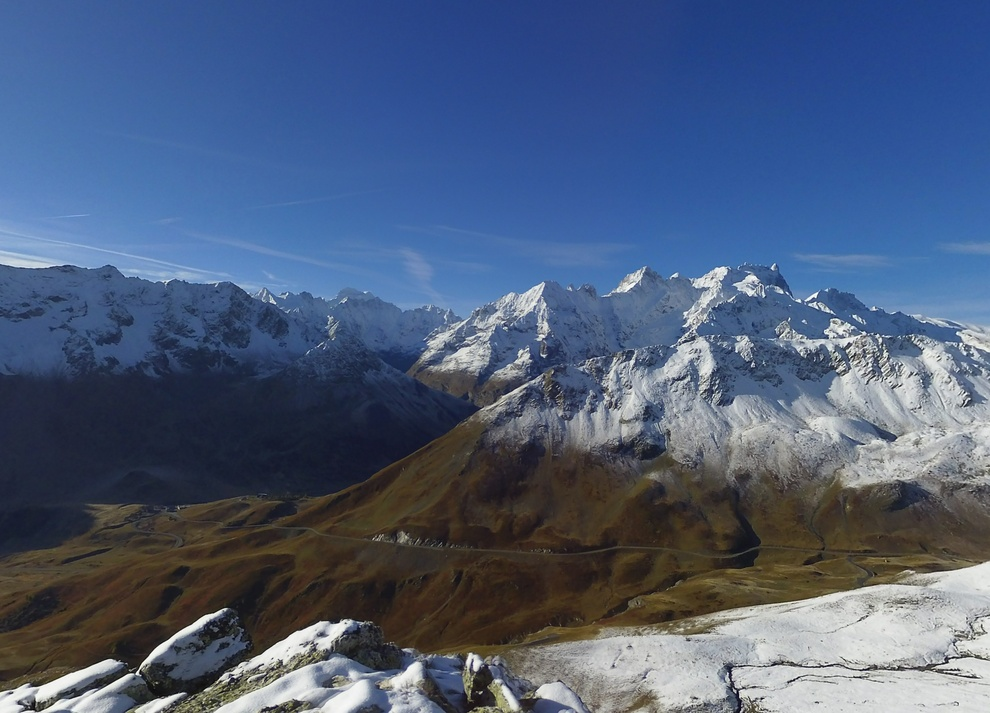
#> input picture decoup/test/10-22-centre.jpg, 990 x 713 px, shrunk from 7360 x 5300 before the run, found by its file name
$ python segment.py
#> lines starting #> are read from the running program, lines starting #| are printed output that depends on the picture; after the words box and inside, x2 and y2 are one past the last pixel; in counts of white or black regions, pixels touching at a corner belong together
import cv2
import numpy as np

image_path = "/Users/placideneuilly/Desktop/stage-neige/projgit/decoup/test/10-22-centre.jpg"

image = cv2.imread(image_path)
#> image is the input picture: shape (713, 990, 3); mean B, G, R 121.9, 93, 76.6
hauteur, _, _ = image.shape

# CLAHE pour égaliser

# LAB pour ne pas toucher aux couleurs
lab = cv2.cvtColor(image, cv2.COLOR_BGR2LAB)
#> lab: shape (713, 990, 3); mean of channels 0, 1, 2 99.2, 132.1, 110.6
l, a, b = cv2.split(lab)
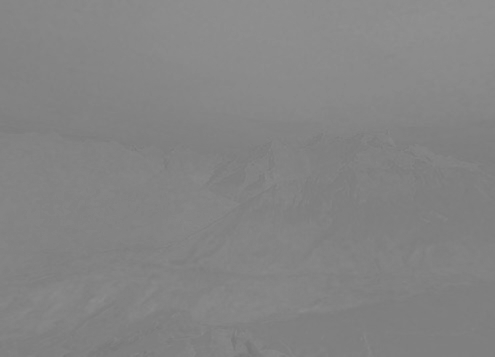
#> a: shape (713, 990) (shown at 1/2 size); min 118, max 144, mean 132.1
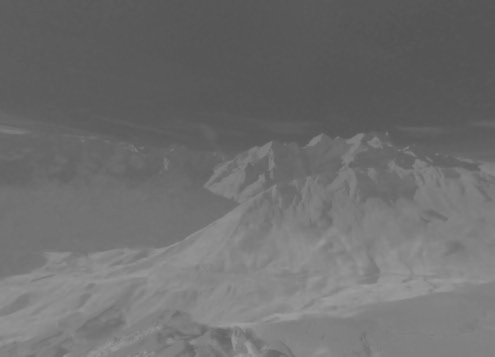
#> b: shape (713, 990) (shown at 1/2 size); min 83, max 159, mean 110.6


clahe = cv2.createCLAHE(clipLimit=3.0, tileGridSize=(8, 8))
cl = clahe.apply(l)
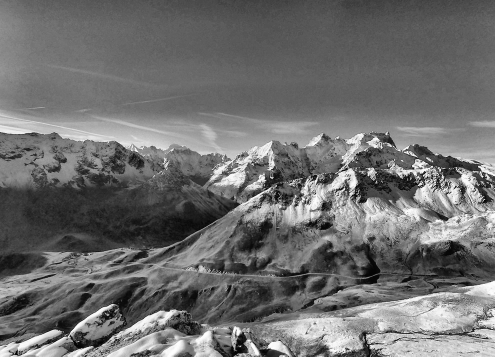
#> cl: shape (713, 990) (shown at 1/2 size); min 0, max 255, mean 110.5

# Recomposition de l'image améliorée
limg = cv2.merge((cl, a, b))
#> limg: shape (713, 990, 3); mean of channels 0, 1, 2 110.5, 132.1, 110.6
image_egalisee = cv2.cvtColor(limg, cv2.COLOR_LAB2BGR)
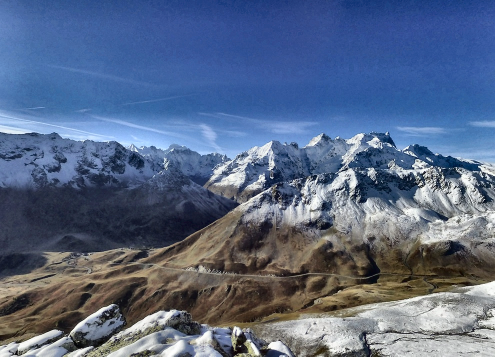
#> image_egalisee: shape (713, 990, 3) (shown at 1/2 size); mean B, G, R 132.8, 103.9, 88

# détection HSV
image_hsv = cv2.cvtColor(image_egalisee, cv2.COLOR_BGR2HSV)
#> image_hsv: shape (713, 990, 3); mean H, S, V 86.3, 105.3, 138.4

snow_mask_sun = cv2.inRange(image_hsv, (0,0,180), (180, 50, 255))
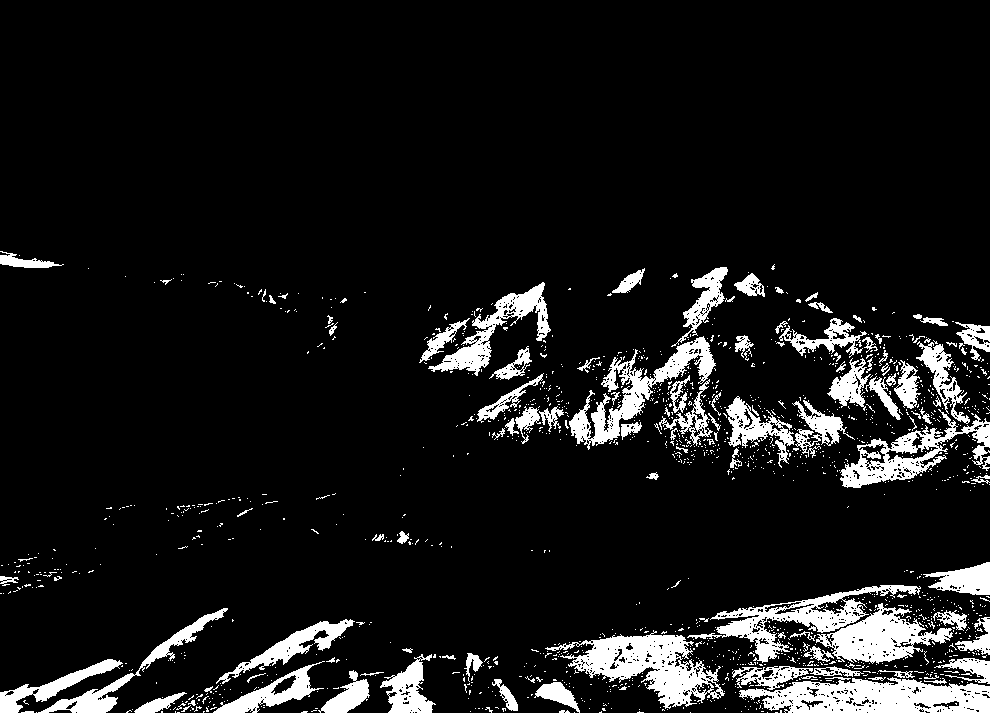
#> snow_mask_sun: shape (713, 990); 9.4% white; 1467 white regions (1350 under 20 px), largest, box (x1, y1, x2, y2) and area: (739, 677, 990, 713) 6152, (545, 630, 725, 709) 5606, (569, 336, 716, 450) 4123
snow_mask_dark = cv2.inRange(image_hsv, (75, 2, 85), (135, 160, 170))
#> snow_mask_dark: shape (713, 990); 20.8% white; 3239 white regions (3021 under 20 px), largest, box (x1, y1, x2, y2) and area: (0, 0, 624, 230) 48037, (0, 264, 709, 452) 43535, (725, 359, 990, 477) 8527

final_mask = cv2.bitwise_or(snow_mask_sun, snow_mask_dark)
#> final_mask: shape (713, 990); 30.3% white; 2399 white regions (2263 under 20 px), largest, box (x1, y1, x2, y2) and area: (0, 251, 990, 498) 96011, (0, 0, 624, 230) 48037, (545, 562, 990, 713) 30827

# on enlève le ciel
sky_limit = int(hauteur * 0.46)
final_mask[:sky_limit, :] = 0
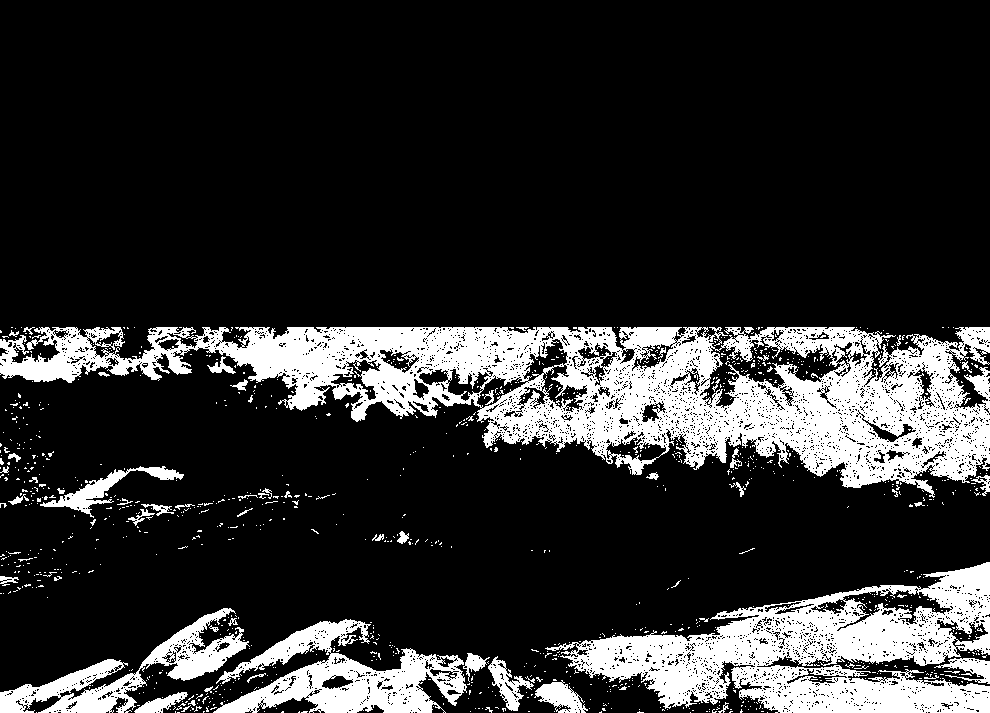
#> final_mask: shape (713, 990); 18.2% white; 1074 white regions (1013 under 20 px), largest, box (x1, y1, x2, y2) and area: (0, 327, 990, 498) 69654, (545, 562, 990, 713) 30827, (213, 619, 467, 713) 10624

cv2.imshow("image", image)
cv2.imshow("masque neige", final_mask)
cv2.waitKey(0)
cv2.destroyAllWindows()

$ run again, with decoup/test/06-15-centre.jpg copied over decoup/test/10-22-centre.jpg
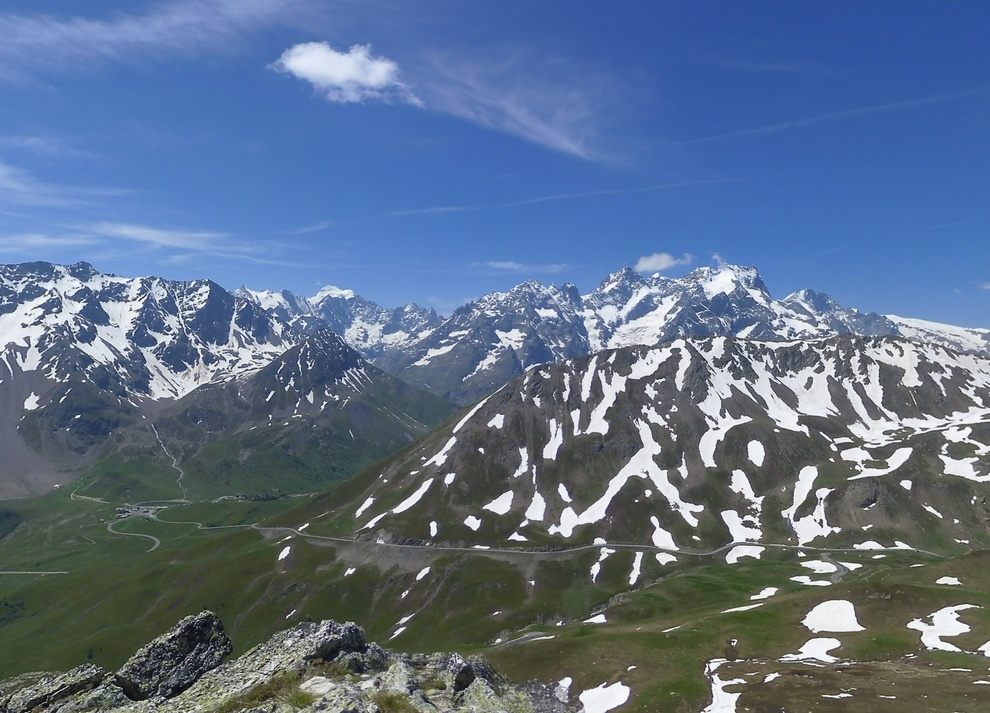
#> input picture decoup/test/06-15-centre.jpg, 990 x 713 px, shrunk from 7360 x 5300 before the run, found by its file name
#> image is the input picture: shape (713, 990, 3); mean B, G, R 138.1, 112, 93
#> lab: shape (713, 990, 3); mean of channels 0, 1, 2 118.5, 129.5, 112.3
#> limg: shape (713, 990, 3); mean of channels 0, 1, 2 117, 129.5, 112.3
#> image_hsv: shape (713, 990, 3); mean H, S, V 87.4, 95.2, 141.6
#> `snow_mask_sun = cv2.inRange(image_hsv, (0,0,180), (180, 50, 255))`:
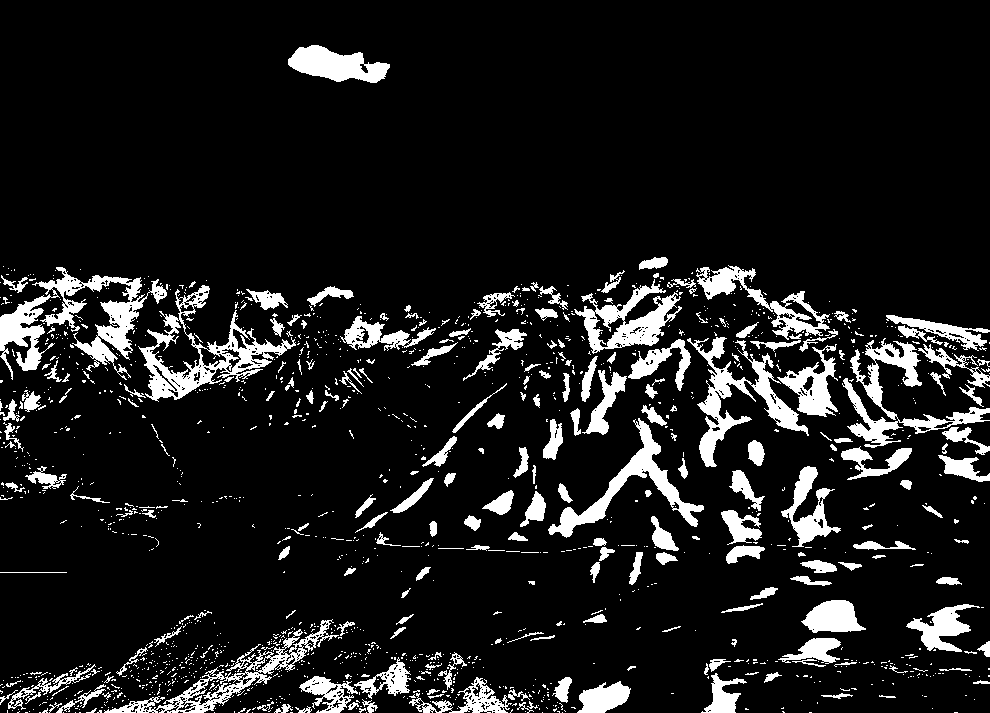
#> snow_mask_sun: shape (713, 990); 10.9% white; 1529 white regions (1291 under 20 px), largest, box (x1, y1, x2, y2) and area: (0, 267, 167, 380) 5813, (138, 285, 296, 402) 4379, (687, 337, 809, 467) 3805
#> snow_mask_dark: shape (713, 990); 13% white; 3649 white regions (3359 under 20 px), largest, box (x1, y1, x2, y2) and area: (0, 280, 604, 510) 45027, (625, 275, 718, 458) 3730, (118, 0, 338, 66) 2628
#> `final_mask[:sky_limit, :] = 0`:
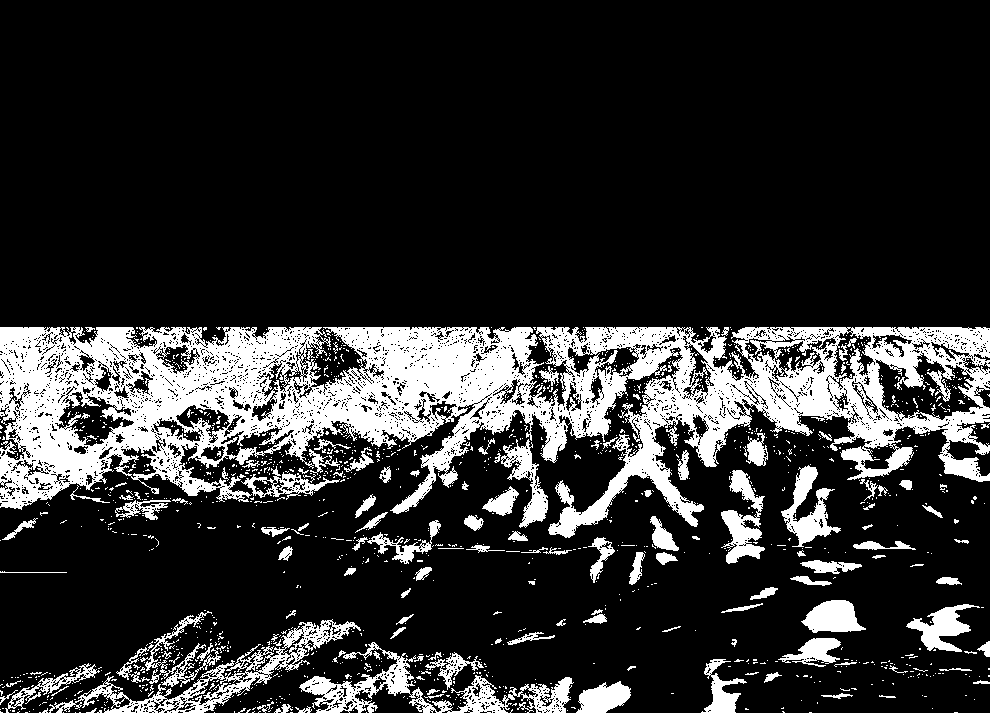
#> final_mask: shape (713, 990); 18.5% white; 1364 white regions (1226 under 20 px), largest, box (x1, y1, x2, y2) and area: (0, 327, 990, 538) 91169, (299, 642, 574, 713) 4909, (49, 619, 361, 713) 4678

$ run again, with decoup/test/06-18-centre.jpg copied over decoup/test/10-22-centre.jpg
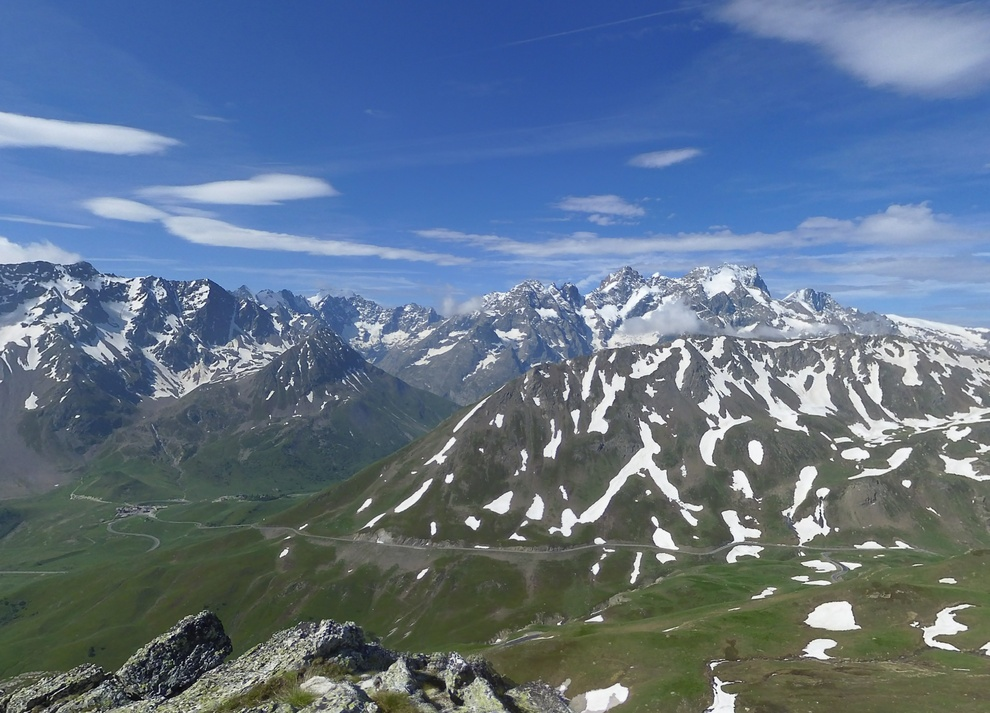
#> input picture decoup/test/06-18-centre.jpg, 990 x 713 px, shrunk from 7360 x 5300 before the run, found by its file name
#> image is the input picture: shape (713, 990, 3); mean B, G, R 137.2, 115.4, 96.5
#> lab: shape (713, 990, 3); mean of channels 0, 1, 2 121.8, 128.4, 114.6
#> limg: shape (713, 990, 3); mean of channels 0, 1, 2 117.9, 128.4, 114.6
#> image_hsv: shape (713, 990, 3); mean H, S, V 84.6, 95.1, 139.7
#> `snow_mask_sun = cv2.inRange(image_hsv, (0,0,180), (180, 50, 255))`:
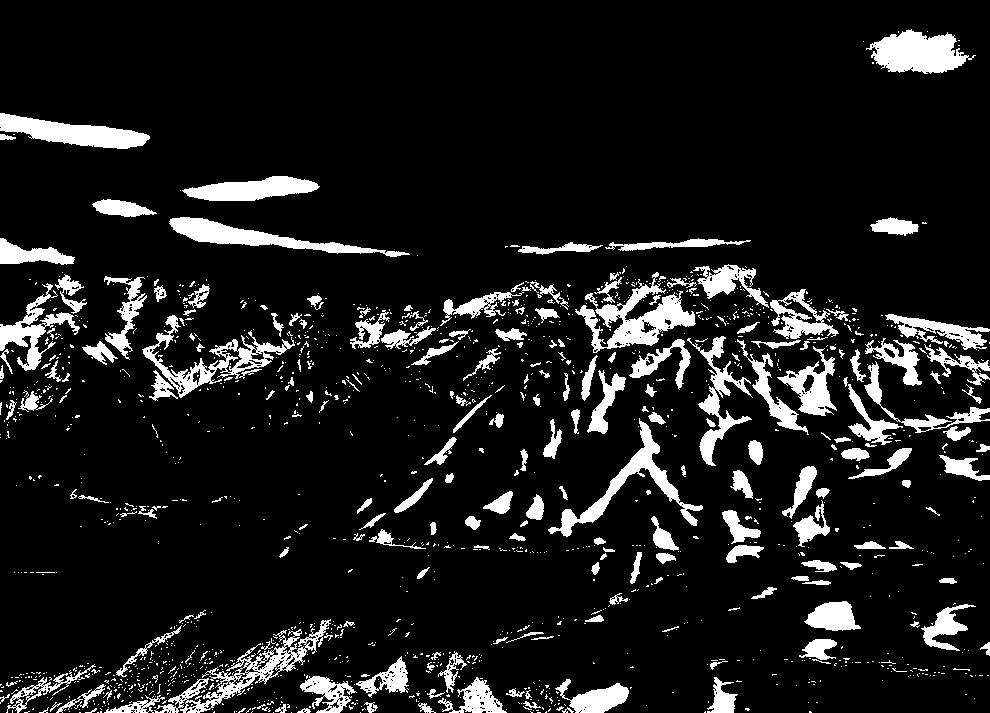
#> snow_mask_sun: shape (713, 990); 10.8% white; 1490 white regions (1271 under 20 px), largest, box (x1, y1, x2, y2) and area: (575, 272, 696, 353) 3372, (866, 29, 976, 74) 3023, (154, 619, 331, 713) 2897
#> snow_mask_dark: shape (713, 990); 14.5% white; 3395 white regions (3120 under 20 px), largest, box (x1, y1, x2, y2) and area: (0, 282, 583, 516) 48237, (0, 138, 298, 216) 4123, (652, 269, 786, 346) 2976
#> `final_mask[:sky_limit, :] = 0`:
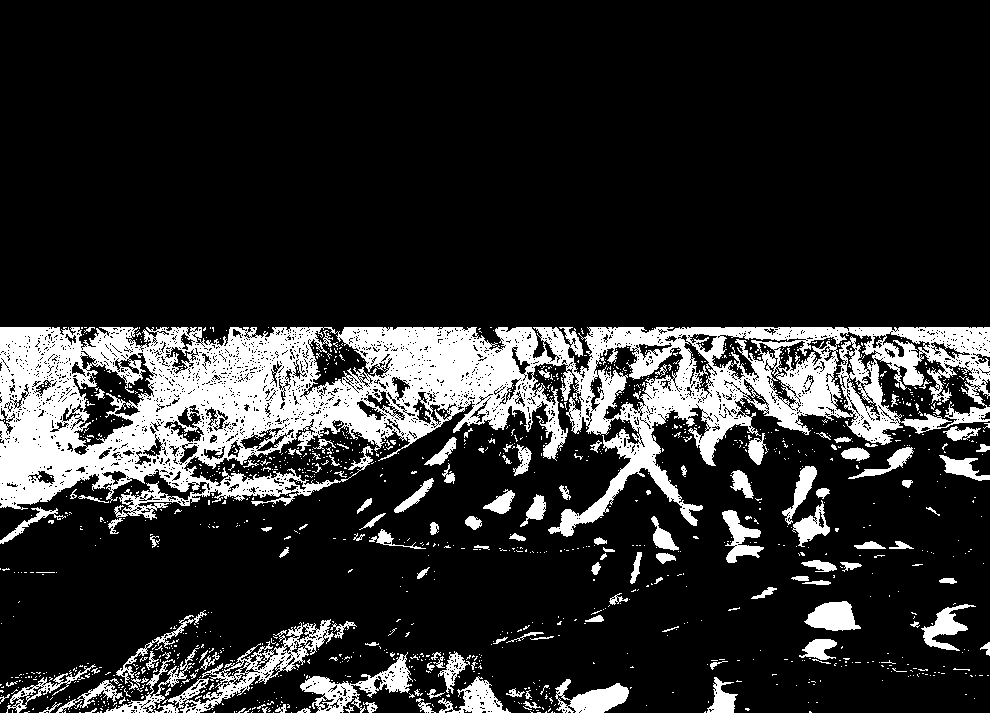
#> final_mask: shape (713, 990); 16.9% white; 1320 white regions (1180 under 20 px), largest, box (x1, y1, x2, y2) and area: (0, 327, 990, 537) 87757, (154, 619, 334, 713) 3317, (300, 652, 413, 713) 2125
